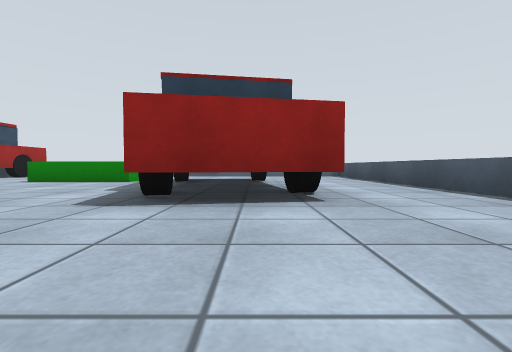
View 1 (above)

21 first-person views from a walk through a world built for the Gazebo simulator. The camera is 0.31 m above the floor, tilts 2° down and sees 85° across. The floor is counted in squares, 1 m on a side. Each view is taken from the middle of a square. On the plan, view 1 faces up. The plan holds only what a view shows up to about 9 squares ahead; the rest is blank. Some stock models are drawn as simple stand-ins.

View 2
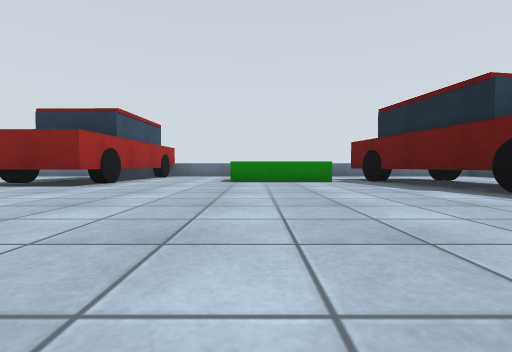

View 3
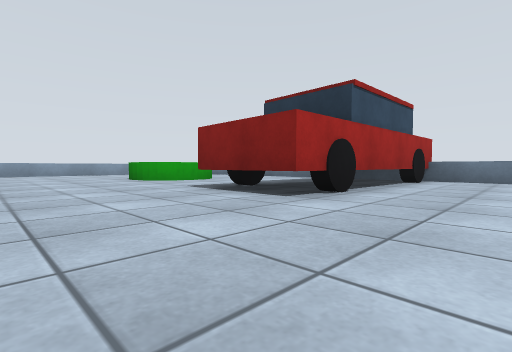

View 4
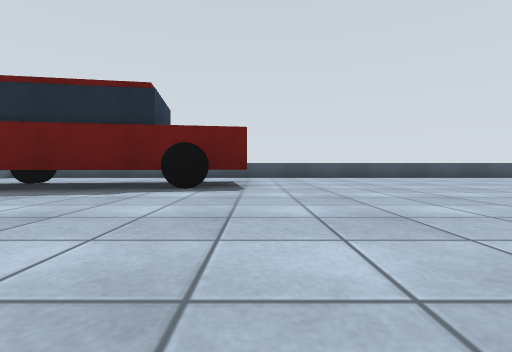

View 5
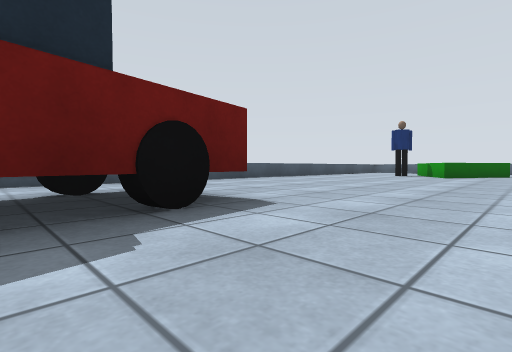

View 6
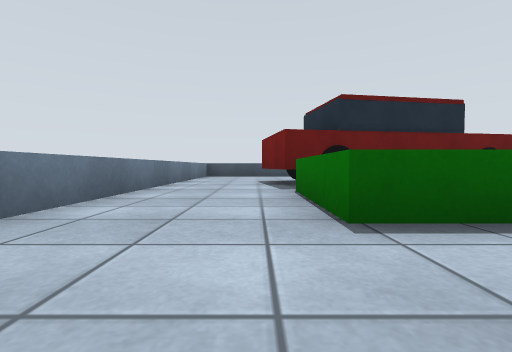

View 7
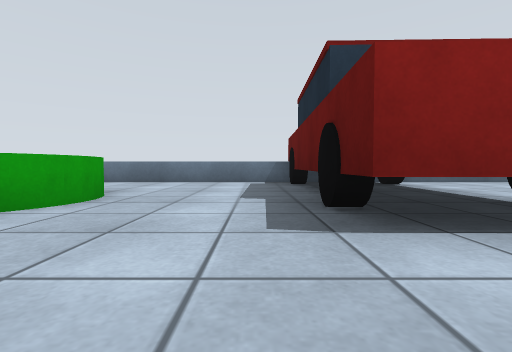

View 8
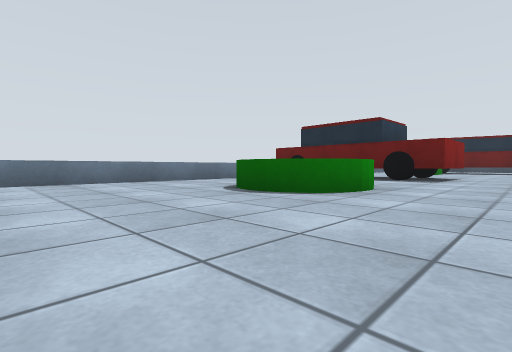

View 9
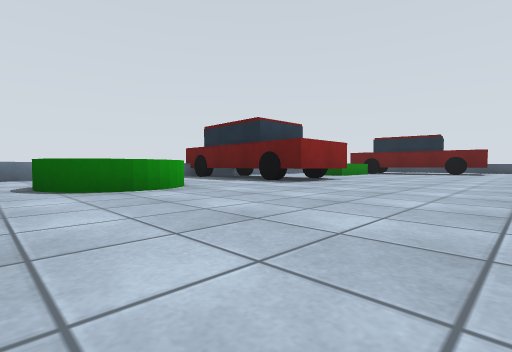

View 10
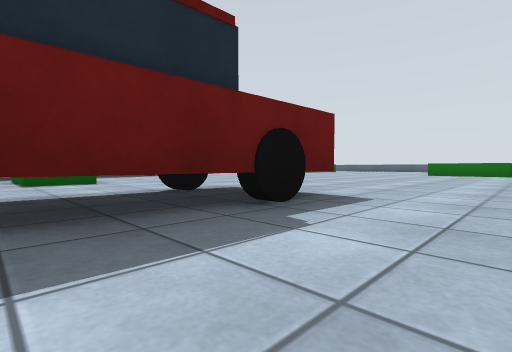

View 11
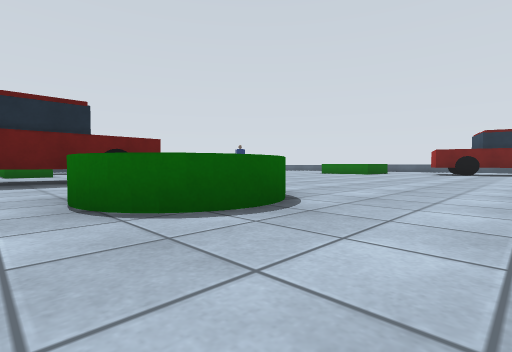

View 12
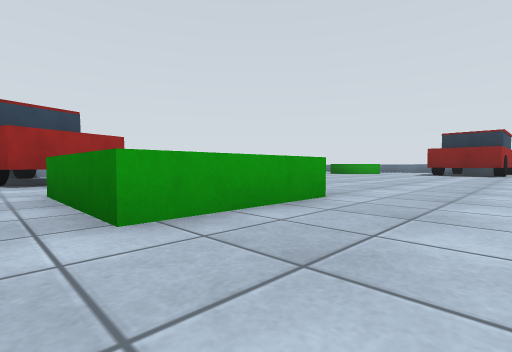

View 13
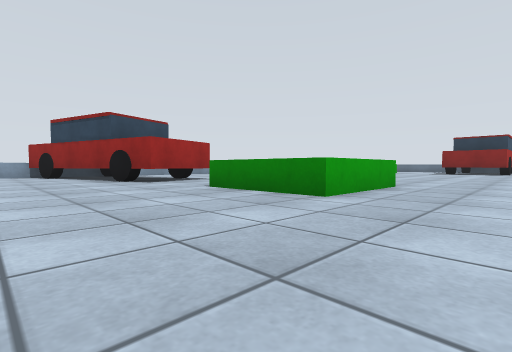

View 14
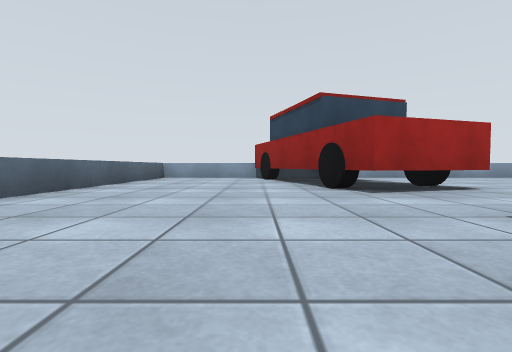

View 15
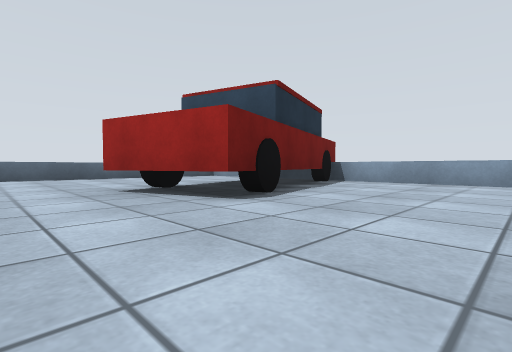

View 16
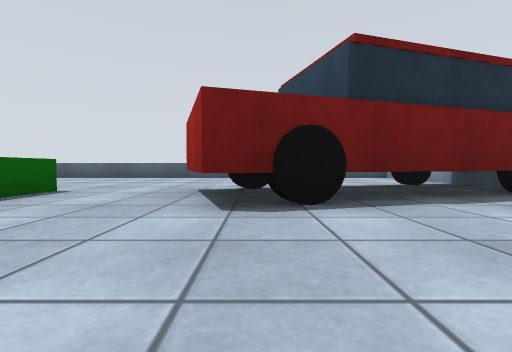

View 17
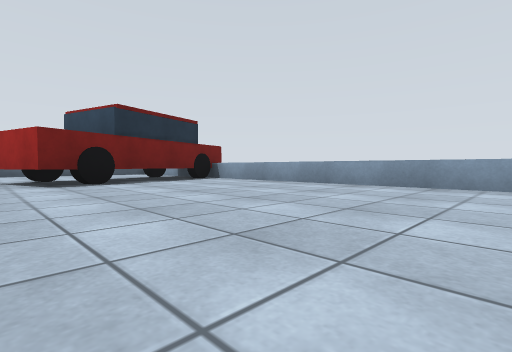

View 18
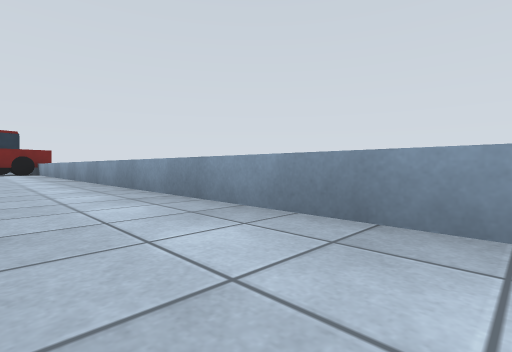

View 19
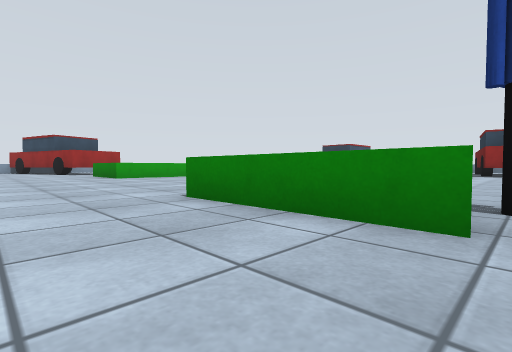

View 20
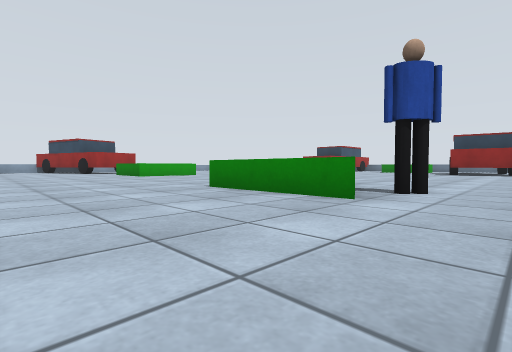

View 21
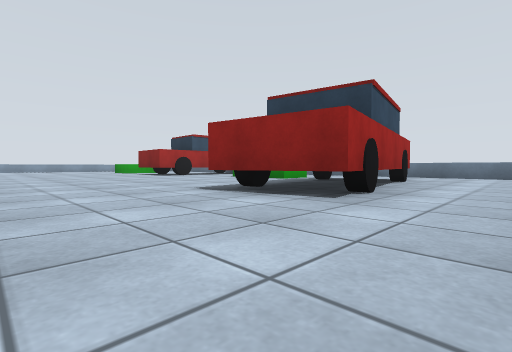

### Floor plan
Key: @ floor where view 1 was taken; # wall or solid block; . floor; v drop or lower ground; C car; P person.
Columns run from 16 left of view 1 to 3 right of it. Each row starts with its distance up from view 1.
  9  #######CC#########
  8  .......CC.........#
  7 #.......CC......C..#
  6 #...##..CC..##CCC..#
  5 #...##..CC.....CC..#
  4 #........C.....CC..#
  3 #..............CCC.#
  2 #..............C...#
  1 #..................#
  0 #...............@..#
 -1 #..........  ......#
 -2 #..........  ......#
 -3 #..........  ......#
 -4 #...C..##..  ......#
 -5 #CCCCC.##...  .#P. #
 -6 C CCC.........##P.
 -7 vC................
 -8 #.................
 -9 #.................
-10  #########

Positions as (right, up) in squares from view 1, and headings:
1: (0, 0), facing up
2: (-4, 0), facing up
3: (-5, 2), facing up-left
4: (-5, 2), facing right
5: (-3, 4), facing down-right
6: (-6, 7), facing right
7: (-9, 3), facing up
8: (-15, 3), facing up-right
9: (-13, 1), facing up-right
10: (-10, 7), facing down-right
11: (-14, 7), facing down-right
12: (-6, -6), facing up-left
13: (-6, -8), facing up-left
14: (-8, -7), facing left
15: (-10, -2), facing down-left
16: (-12, -2), facing down
17: (-11, 1), facing down-left
18: (-14, 7), facing down-left
19: (0, -8), facing up-left
20: (1, -9), facing up-left
21: (2, 0), facing up-left
